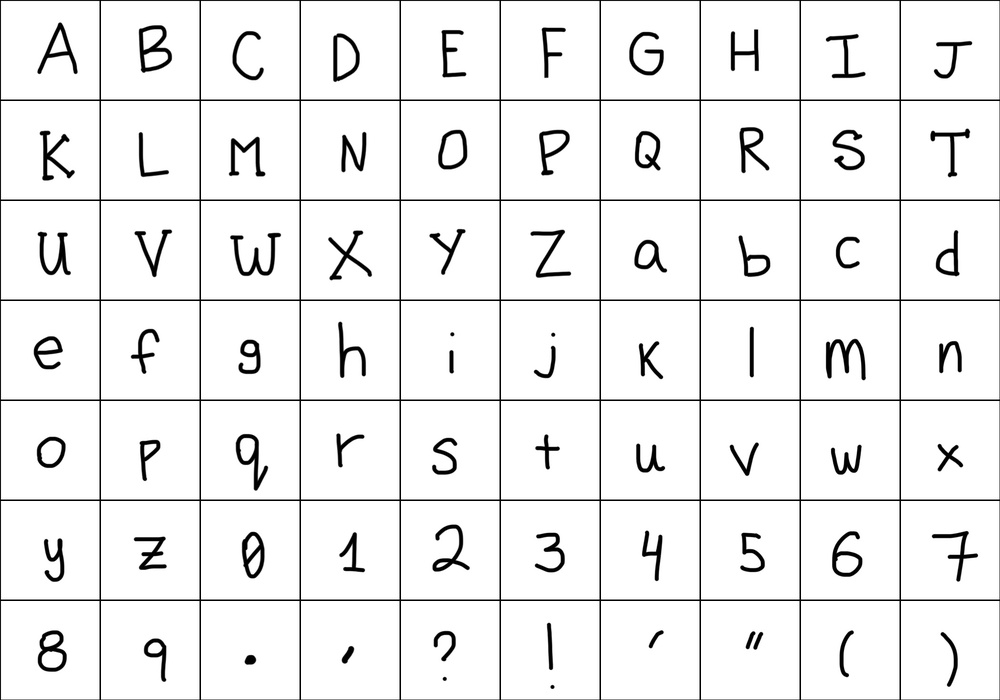
#> input picture segmentation/handwritten_template.jpg, 1000 x 700 px, shrunk from 2100 x 1470 before the run
$ python segment_glyphs.py
#> lines starting #> are read from the running program, lines starting #| are printed output that depends on the picture; after the words box and inside, x2 and y2 are one past the last pixel; in counts of white or black regions, pixels touching at a corner belong together
# This script assumes that there is a scanned image of a fixed grid template
# It will slice the grid into individual character images (one file per glyph)

import cv2 # Used to load images, split into sub-images, binarize, etc.
import os # Used to create the output folder, and build file paths

# Resolve paths relative to this script's location, so it works from any directory
SCRIPT_DIR = os.path.dirname(os.path.abspath(__file__))

# Configuration
NUM_ROWS = 7
NUM_COLS = 10
MARGIN = 5 # To not accidentally crop a letter

# Loads the scanned template
template_path = os.path.join(SCRIPT_DIR, "handwritten_template.jpg")
img = cv2.imread(template_path, cv2.IMREAD_GRAYSCALE)
#> img is the input picture: shape (700, 1000); min 0, max 255, mean 238.4
if img is None:
    raise FileNotFoundError(f"Could not load {template_path}")

height, width = img.shape
#> height = 700; width = 1000

# Computes the height/width of each cell
cell_width = width // NUM_COLS
#> cell_width = 100
cell_height = height // NUM_ROWS
#> cell_height = 100

# Creates output folder if it doesn't exist
output_folder = os.path.join(SCRIPT_DIR, "glyph_images") # Each cropped letter will be saved here
os.makedirs(output_folder, exist_ok = True)

# Loops over columns/rows to crop each glyph
glyph_index = 0
for row in range(NUM_ROWS):
    for col in range(NUM_COLS):
        x1 = col * cell_width + MARGIN
        y1 = row * cell_height + MARGIN
        x2 = (col + 1) * cell_width - MARGIN  # inset from right edge
        y2 = (row + 1) * cell_height - MARGIN  # inset from bottom edge

        glyph = img[y1:y2, x1:x2] # row_start:row_end, col_start:col_end

        # Threshold to isolate pen strokes (binarize)
        # Any pixel > 200 is "ink"
        # glyph_bin is a 2D array of 0s and 255s, no grays
        _, glyph_bin = cv2.threshold(glyph, 200, 255, cv2.THRESH_BINARY_INV) # Per pixel test

        # Saves each glyph as its own PNG
        out_path = os.path.join(output_folder, f"glyph_{glyph_index:02d}.png") # Produces glyphs like glyph_00.png, ...
        cv2.imwrite(out_path, glyph_bin)

        glyph_index += 1 # Next loop writes glyph_01.png, then glyph_02.png, and so on
#> this loop made 7 passes
#> pass 1, `cv2.imwrite(out_path, glyph_bin)`:
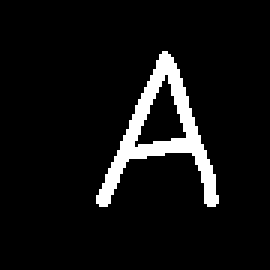
#> saved as glyph_00.png: shape (90, 90) (shown 3 times larger); 6.9% white; 1 white region, box (x1, y1, x2, y2) and area: (32, 17, 73, 69) 560
#> pass 1, `cv2.imwrite(out_path, glyph_bin)`:
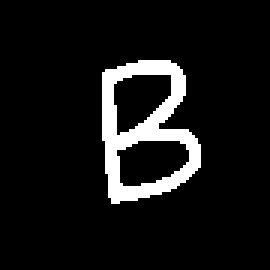
#> saved as glyph_01.png: shape (90, 90) (shown 3 times larger); 8.4% white; 1 white region, box (x1, y1, x2, y2) and area: (34, 20, 67, 68) 681
#> pass 1, `cv2.imwrite(out_path, glyph_bin)`:
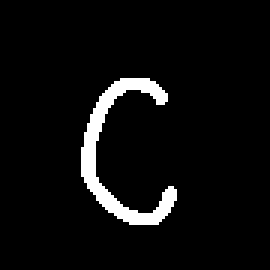
#> saved as glyph_02.png: shape (90, 90) (shown 3 times larger); 5.1% white; 1 white region, box (x1, y1, x2, y2) and area: (27, 26, 59, 75) 410
#> pass 1, `cv2.imwrite(out_path, glyph_bin)`:
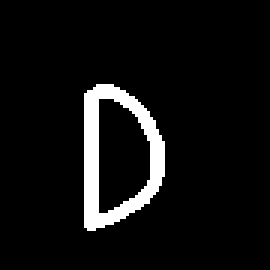
#> saved as glyph_03.png: shape (90, 90) (shown 3 times larger); 6.5% white; 1 white region, box (x1, y1, x2, y2) and area: (28, 28, 55, 77) 530
#> after the loop:
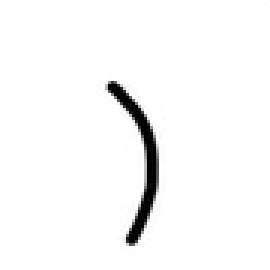
#> glyph: shape (90, 90) (shown 3 times larger); min 0, max 255, mean 247.7
#> after the loop, glyph_index = 70

print(f"Saved {glyph_index} glyphs to '{output_folder}'")
#| Saved 70 glyphs to 'segmentation/glyph_images'
